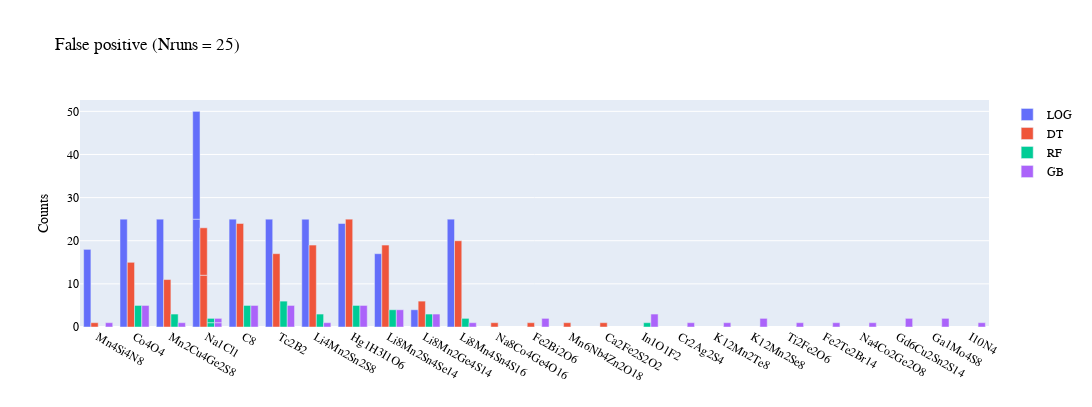
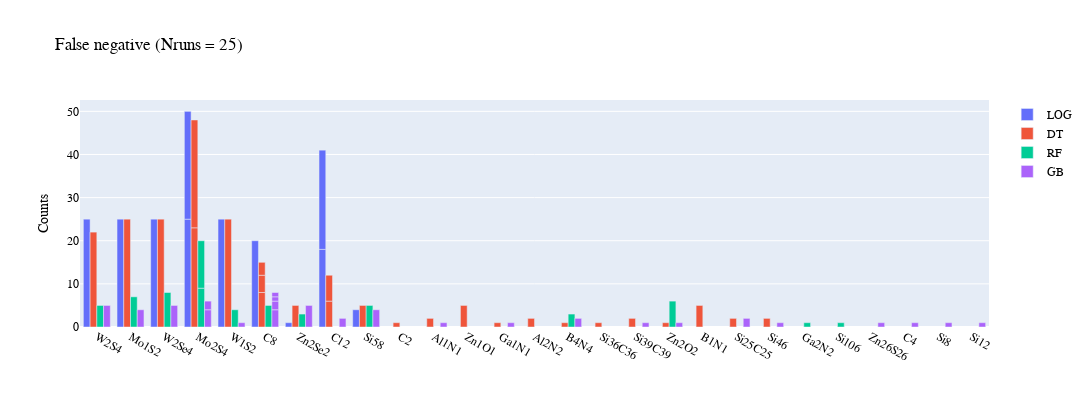

Notebook source saved alongside these figures, in order:
### Code cell
visualize.plot_confusion_metrics(SupervisedModels, prettyNames, trainingData,
                                 k = numberSplits,
                                 n = numberRuns, 
                       prettyNames = prettyNames,
                             numPC = numberOfPrincipalComponents,
                          approach = InsertApproach)

### Figure 1 — Plotly figure (JSON) as saved in the notebook; plotly's stock layout.template omitted (floating-point values rounded to 4 significant figures)
{"data": [{"name": "LOG ", "type": "bar", "x": ["Mn4Si4N8", "Co4O4", "Mn2Cu4Ge2S8", "Na1Cl1", "Na1Cl1", "C8", "Tc2B2", "Li4Mn2Sn2S8", "Hg1H3I1O6", "Li8Mn2Sn4Se14", "Li8Mn2Ge4S14", "Li8Mn4Sn4S16"], "y": [18, 25, 25, 25, 25, 25, 25, 25, 24, 17, 4, 25]}, {"name": "DT ", "type": "bar", "x": ["Mn4Si4N8", "Co4O4", "Na8Co4Ge4O16", "Mn2Cu4Ge2S8", "Na1Cl1", "Na1Cl1", "Fe2Bi2O6", "Mn6Nb4Zn2O18", "C8", "Tc2B2", "Ca2Fe2S2O2", "Li4Mn2Sn2S8", "Hg1H3I1O6", "Li8Mn2Sn4Se14", "Li8Mn2Ge4S14", "Li8Mn4Sn4S16"], "y": [1, 15, 1, 11, 12, 11, 1, 1, 24, 17, 1, 19, 25, 19, 6, 20]}, {"name": "RF ", "type": "bar", "x": ["Co4O4", "Mn2Cu4Ge2S8", "Na1Cl1", "Na1Cl1", "C8", "In1O1F2", "Tc2B2", "Li4Mn2Sn2S8", "Hg1H3I1O6", "Li8Mn2Sn4Se14", "Li8Mn2Ge4S14", "Li8Mn4Sn4S16"], "y": [5, 3, 1, 1, 5, 1, 6, 3, 5, 4, 3, 2]}, {"name": "GB ", "type": "bar", "x": ["Mn4Si4N8", "Cr2Ag2S4", "K12Mn2Te8", "K12Mn2Se8", "Co4O4", "Ti2Fe2O6", "Mn2Cu4Ge2S8", "Na1Cl1", "Na1Cl1", "Fe2Bi2O6", "Fe2Te2Br14", "Na4Co2Ge2O8", "Gd6Cu2Sn2S14", "Ga1Mo4S8", "C8", "In1O1F2", "Tc2B2", "I10N4", "Li4Mn2Sn2S8", "Hg1H3I1O6", "Li8Mn2Sn4Se14", "Li8Mn2Ge4S14", "Li8Mn4Sn4S16"], "y": [1, 1, 1, 2, 5, 1, 1, 1, 1, 2, 1, 1, 2, 2, 5, 3, 5, 1, 1, 5, 4, 3, 1]}], "layout": {"autosize": false, "barmode": "group", "font": {"color": "Black", "family": "Palatino", "size": 12}, "height": 407.3, "title": {"text": "False positive (Nruns = 25)"}, "width": 2193.0, "yaxis": {"title": {"text": "Counts"}}}}

### Figure 2 — Plotly figure (JSON) as saved in the notebook; plotly's stock layout.template omitted (floating-point values rounded to 4 significant figures)
{"data": [{"name": "LOG ", "type": "bar", "x": ["W2S4", "Mo1S2", "W2Se4", "Mo2S4", "W1S2", "C8", "Zn2Se2", "Mo2S4", "C12", "C12", "Si58"], "y": [25, 25, 25, 25, 25, 20, 1, 25, 18, 23, 4]}, {"name": "DT ", "type": "bar", "x": ["C2", "W2S4", "Al1N1", "Mo1S2", "W2Se4", "Zn1O1", "Mo2S4", "Ga1N1", "W1S2", "Al2N2", "C8", "B4N4", "Zn2Se2", "C8", "Si36C36", "Si39C39", "Zn2O2", "Mo2S4", "B1N1", "C8", "C12", "C12", "Si25C25", "Si58", "Si46"], "y": [1, 22, 2, 25, 25, 5, 23, 1, 25, 2, 8, 1, 5, 4, 1, 2, 1, 25, 5, 3, 6, 6, 2, 5, 2]}, {"name": "RF ", "type": "bar", "x": ["W2S4", "Mo1S2", "W2Se4", "Mo2S4", "W1S2", "C8", "B4N4", "Zn2Se2", "Ga2N2", "Zn2O2", "Mo2S4", "Si58", "Si106"], "y": [5, 7, 8, 9, 4, 5, 3, 3, 1, 6, 11, 5, 1]}, {"name": "GB ", "type": "bar", "x": ["W2S4", "Al1N1", "Mo1S2", "W2Se4", "Mo2S4", "Ga1N1", "W1S2", "Zn26S26", "C4", "C8", "B4N4", "Zn2Se2", "C8", "Si39C39", "Zn2O2", "Mo2S4", "C8", "Si8", "C8", "Si12", "C12", "Si25C25", "Si58", "Si46"], "y": [5, 1, 4, 5, 4, 1, 1, 1, 1, 4, 2, 5, 2, 1, 1, 2, 1, 1, 1, 1, 2, 2, 4, 1]}], "layout": {"autosize": false, "barmode": "group", "font": {"color": "Black", "family": "Palatino", "size": 12}, "height": 407.3, "title": {"text": "False negative (Nruns = 25)"}, "width": 1096.0, "yaxis": {"title": {"text": "Counts"}}}}
